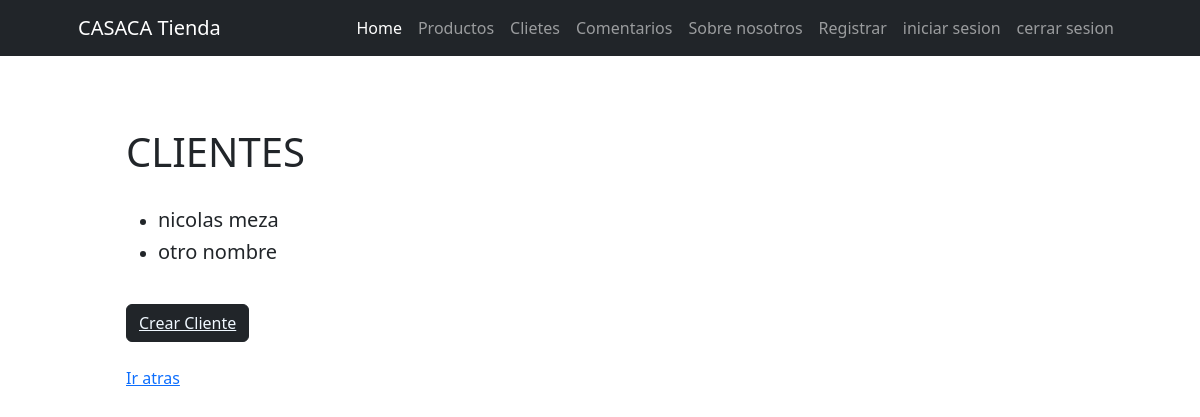
The page /cliente/ on the database as committed earlier.
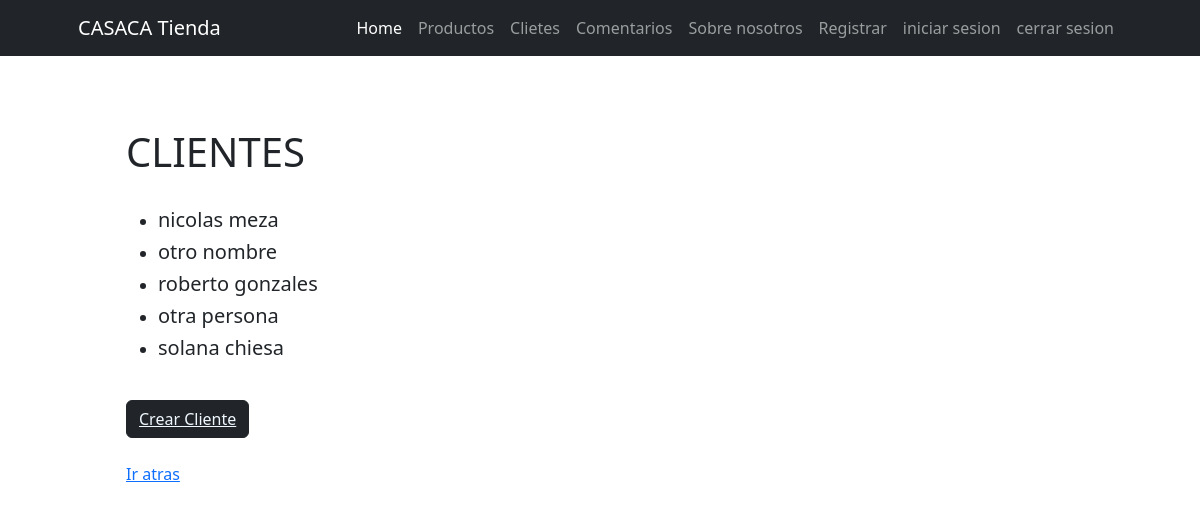
The same page on the database as committed later.
### cliente/models.py (models this page shows, shortened)
class Cliente(models.Model):
     nombre = models.CharField(max_length=100)
     apellido = models.CharField(max_length=100)
     nacimiento = models.DateField(null=True)
     pais_origen_id = models.ForeignKey(Pais, on_delete=models.SET_NULL, null=True, blank=True)

### cliente/views.py (the view)
# urls.py: path("", views.index, name="index"),
def index(request):
     clientes = models.Cliente.objects.all()
     return render(request,"cliente/index.html", {"clientes": clientes})

### cliente/templates/cliente/index.html
{% extends 'home/base.html' %}
{% block content %}
<br>
<h1>CLIENTES</h1>
<br>
    <ul>
        {% for cliente in clientes %}
            <li><h5>{{ cliente.nombre }} {{ cliente.apellido }}</h5></li>
        {% endfor %}
    </ul>
        <br>
        <button class="btn btn-dark"><a style="color: aliceblue;" href="{% url 'cliente:crear' %}">Crear Cliente</a></button>
        <br>
        <br>
        <p><a href="{% url 'home:index' %}">Ir atras</a></p>
{% endblock content %}

Rows that differ between the two databases and show on the page:
added Cliente: nombre "roberto", apellido "gonzales"
added Cliente: nombre "otra", apellido "persona"
added Cliente: nombre "solana", apellido "chiesa"
